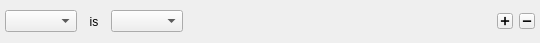
<?xml version="1.0" encoding="UTF-8"?>
<ui version="4.0">
 <class>Frm_Filter</class>
 <widget class="QWidget" name="Frm_Filter">
  <property name="geometry">
   <rect>
    <x>0</x>
    <y>0</y>
    <width>540</width>
    <height>43</height>
   </rect>
  </property>
  <property name="sizePolicy">
   <sizepolicy hsizetype="Preferred" vsizetype="Fixed">
    <horstretch>0</horstretch>
    <verstretch>1</verstretch>
   </sizepolicy>
  </property>
  <property name="windowTitle">
   <string>SingleFilter</string>
  </property>
  <layout class="QHBoxLayout" name="horizontalLayout_7">
   <property name="leftMargin">
    <number>5</number>
   </property>
   <property name="topMargin">
    <number>4</number>
   </property>
   <property name="rightMargin">
    <number>5</number>
   </property>
   <property name="bottomMargin">
    <number>4</number>
   </property>
   <item>
    <widget class="QComboBox" name="cboxField"/>
   </item>
   <item>
    <widget class="QStackedWidget" name="stckFilterPage">
     <property name="currentIndex">
      <number>0</number>
     </property>
     <widget class="QWidget" name="page_9">
      <layout class="QHBoxLayout" name="horizontalLayout_6">
       <property name="leftMargin">
        <number>0</number>
       </property>
       <property name="topMargin">
        <number>0</number>
       </property>
       <property name="rightMargin">
        <number>0</number>
       </property>
       <property name="bottomMargin">
        <number>0</number>
       </property>
       <item>
        <widget class="QLabel" name="label">
         <property name="text">
          <string>  is  </string>
         </property>
        </widget>
       </item>
       <item>
        <widget class="QComboBox" name="cboxChoices"/>
       </item>
       <item>
        <spacer name="horizontalSpacer">
         <property name="orientation">
          <enum>Qt::Horizontal</enum>
         </property>
         <property name="sizeHint" stdset="0">
          <size>
           <width>229</width>
           <height>20</height>
          </size>
         </property>
        </spacer>
       </item>
      </layout>
     </widget>
     <widget class="QWidget" name="page_4">
      <layout class="QHBoxLayout" name="horizontalLayout_5">
       <property name="leftMargin">
        <number>0</number>
       </property>
       <property name="topMargin">
        <number>0</number>
       </property>
       <property name="rightMargin">
        <number>0</number>
       </property>
       <property name="bottomMargin">
        <number>0</number>
       </property>
       <item>
        <widget class="QComboBox" name="cboxStringOper">
         <item>
          <property name="text">
           <string>contains</string>
          </property>
         </item>
         <item>
          <property name="text">
           <string>begins with</string>
          </property>
         </item>
         <item>
          <property name="text">
           <string>ends with</string>
          </property>
         </item>
         <item>
          <property name="text">
           <string>is</string>
          </property>
         </item>
         <item>
          <property name="text">
           <string>is not</string>
          </property>
         </item>
        </widget>
       </item>
       <item>
        <widget class="QLineEdit" name="edString"/>
       </item>
       <item>
        <spacer name="horizontalSpacer_2">
         <property name="orientation">
          <enum>Qt::Horizontal</enum>
         </property>
         <property name="sizeHint" stdset="0">
          <size>
           <width>109</width>
           <height>20</height>
          </size>
         </property>
        </spacer>
       </item>
      </layout>
     </widget>
     <widget class="QWidget" name="page_5">
      <layout class="QHBoxLayout" name="horizontalLayout_4">
       <property name="leftMargin">
        <number>0</number>
       </property>
       <property name="topMargin">
        <number>0</number>
       </property>
       <property name="rightMargin">
        <number>0</number>
       </property>
       <property name="bottomMargin">
        <number>0</number>
       </property>
       <item>
        <widget class="QComboBox" name="cboxNumberOper">
         <item>
          <property name="text">
           <string>equals</string>
          </property>
         </item>
         <item>
          <property name="text">
           <string>less than</string>
          </property>
         </item>
         <item>
          <property name="text">
           <string>greater than</string>
          </property>
         </item>
         <item>
          <property name="text">
           <string>is not</string>
          </property>
         </item>
        </widget>
       </item>
       <item>
        <widget class="QLineEdit" name="edNumber"/>
       </item>
       <item>
        <spacer name="horizontalSpacer_3">
         <property name="orientation">
          <enum>Qt::Horizontal</enum>
         </property>
         <property name="sizeHint" stdset="0">
          <size>
           <width>89</width>
           <height>20</height>
          </size>
         </property>
        </spacer>
       </item>
      </layout>
     </widget>
     <widget class="QWidget" name="page_6">
      <layout class="QHBoxLayout" name="horizontalLayout_2">
       <property name="leftMargin">
        <number>0</number>
       </property>
       <property name="topMargin">
        <number>0</number>
       </property>
       <property name="rightMargin">
        <number>0</number>
       </property>
       <property name="bottomMargin">
        <number>0</number>
       </property>
       <item>
        <widget class="QComboBox" name="cboxDateCriteria">
         <item>
          <property name="text">
           <string>within last</string>
          </property>
         </item>
         <item>
          <property name="text">
           <string>exactly</string>
          </property>
         </item>
         <item>
          <property name="text">
           <string>before</string>
          </property>
         </item>
         <item>
          <property name="text">
           <string>after</string>
          </property>
         </item>
         <item>
          <property name="text">
           <string>today</string>
          </property>
         </item>
         <item>
          <property name="text">
           <string>yesterday</string>
          </property>
         </item>
         <item>
          <property name="text">
           <string>this week</string>
          </property>
         </item>
         <item>
          <property name="text">
           <string>this month</string>
          </property>
         </item>
         <item>
          <property name="text">
           <string>this year</string>
          </property>
         </item>
        </widget>
       </item>
       <item>
        <widget class="QStackedWidget" name="stckDateTimeFilterValue">
         <property name="currentIndex">
          <number>0</number>
         </property>
         <widget class="QWidget" name="page">
          <layout class="QHBoxLayout" name="horizontalLayout" stretch="2,3">
           <property name="leftMargin">
            <number>0</number>
           </property>
           <property name="topMargin">
            <number>0</number>
           </property>
           <property name="rightMargin">
            <number>0</number>
           </property>
           <property name="bottomMargin">
            <number>0</number>
           </property>
           <item>
            <widget class="QSpinBox" name="spboxTimeUnits"/>
           </item>
           <item>
            <widget class="QComboBox" name="cboxTimeUnits">
             <item>
              <property name="text">
               <string>hours</string>
              </property>
             </item>
             <item>
              <property name="text">
               <string>days</string>
              </property>
             </item>
             <item>
              <property name="text">
               <string>weeks</string>
              </property>
             </item>
             <item>
              <property name="text">
               <string>months</string>
              </property>
             </item>
             <item>
              <property name="text">
               <string>years</string>
              </property>
             </item>
            </widget>
           </item>
          </layout>
         </widget>
         <widget class="QWidget" name="page_3">
          <layout class="QHBoxLayout" name="horizontalLayout_3">
           <property name="leftMargin">
            <number>0</number>
           </property>
           <property name="topMargin">
            <number>0</number>
           </property>
           <property name="rightMargin">
            <number>0</number>
           </property>
           <property name="bottomMargin">
            <number>0</number>
           </property>
           <item>
            <widget class="QDateTimeEdit" name="dtDateTime"/>
           </item>
          </layout>
         </widget>
         <widget class="QWidget" name="page_7"/>
        </widget>
       </item>
       <item>
        <spacer name="horizontalSpacer_4">
         <property name="orientation">
          <enum>Qt::Horizontal</enum>
         </property>
         <property name="sizeHint" stdset="0">
          <size>
           <width>40</width>
           <height>20</height>
          </size>
         </property>
        </spacer>
       </item>
      </layout>
     </widget>
     <widget class="QWidget" name="page_2"/>
    </widget>
   </item>
   <item>
    <spacer name="horizontalSpacer_6">
     <property name="orientation">
      <enum>Qt::Horizontal</enum>
     </property>
     <property name="sizeHint" stdset="0">
      <size>
       <width>40</width>
       <height>20</height>
      </size>
     </property>
    </spacer>
   </item>
   <item>
    <widget class="QToolButton" name="tbtnAdd">
     <property name="minimumSize">
      <size>
       <width>16</width>
       <height>16</height>
      </size>
     </property>
     <property name="maximumSize">
      <size>
       <width>16</width>
       <height>16</height>
      </size>
     </property>
     <property name="text">
      <string>➕</string>
     </property>
    </widget>
   </item>
   <item>
    <widget class="QToolButton" name="tbtnRemove">
     <property name="minimumSize">
      <size>
       <width>16</width>
       <height>16</height>
      </size>
     </property>
     <property name="maximumSize">
      <size>
       <width>16</width>
       <height>16</height>
      </size>
     </property>
     <property name="text">
      <string>➖</string>
     </property>
    </widget>
   </item>
  </layout>
 </widget>
 <resources/>
 <connections/>
</ui>
